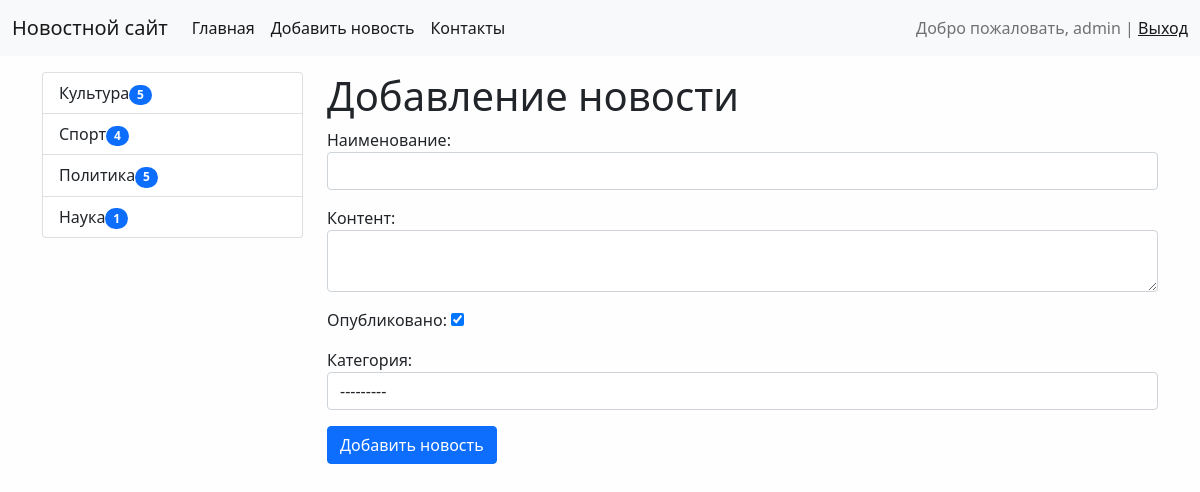
The app's page /news/add-news/ (signed in) with its own data.
### news/models.py (models this page shows)
class Category(models.Model):
    title = models.CharField(max_length=150, db_index=True, verbose_name='Категории')
    def get_absolute_url(self):
        return reverse('category', kwargs={'category_id': self.pk}) #param1 url name param1 param for url
    def __str__(self):
        return self.title
    class Meta:
        verbose_name = 'Категория' # name
        verbose_name_plural = 'Категории' # names
        ordering = ['title']

### news/views.py (the view)
# urls.py: path('news/add-news/', CreateNews.as_view(), name='add_news'),
class CreateNews(LoginRequiredMixin, CreateView):
    raise_exception = True
    form_class = NewsForm
    template_name = 'news/add_news.html'
    success_url = reverse_lazy('home') # will be redirect

### news/forms.py (shortened to what this page needs)
class NewsForm(forms.ModelForm):
    class Meta:
        model = News
        fields = ['title', 'content', 'is_published', 'category']
        widgets = {
            'title': forms.TextInput(attrs={'class': 'form-control'}),
            'content': forms.Textarea(attrs={'class': 'form-control', 'rows': 'form-control'}),
            'category': forms.Select(attrs={'class': 'form-control'})
        }

### news/templatetags/news_tags.py (called while the page is built)
@register.inclusion_tag('news/list_categories.html')
def show_categories(arg1='Hello', arg2='world'):
    categories = Category.objects.annotate(cnt=Count('news', filter=F('news__is_published'))).filter(cnt__gt=0)
    return {'categories': categories, 'arg1': arg1, 'arg2': arg2}

### news/templates/news/add_news.html (shortened to what this page needs)
{% extends 'base.html' %}
{% block sidebar %}
{% include 'inc/_sidebar.html' %}
{% endblock %}
{% block content %}
<h1>Добавление новости</h1>
<form action="{% url 'add_news' %}" method="POST">
    {{ form.as_p }}
    <button type="submit" class="btn btn-primary btn-block">Добавить новость</button>
</form>
{% endblock %}

### templates/inc/_nav.html (shortened to what this page needs)
<nav class="navbar navbar-expand-lg navbar-light bg-light">
    <div class="container-fluid">
        <a class="navbar-brand" href="{% url 'home' %}">Новостной сайт</a>
        <div class="collapse navbar-collapse" id="navbarSupportedContent">
            <ul class="navbar-nav me-auto mb-2 mb-lg-0">
                <li class="nav-item"><a class="nav-link active" href="{% url 'home' %}">Главная</a></li>
                {% if request.user.is_authenticated %}
                <li class="nav-item"><a class="nav-link active" href="{% url 'add_news' %}">Добавить новость</a></li>
                <li class="nav-item"><a class="nav-link active" href="{% url 'contact' %}">Контакты</a></li>
                {% endif %}
            </ul>
        </div>
        <span class="navbar-text">
            {% if request.user.is_authenticated %}
                Добро пожаловать, {{ user.username }} | <a href="{% url 'logout'%}">Выход</a>
            {% else %}
                <a href="{% url 'register' %}">Register</a>|<a href="{% url 'login' %}">Login</a>
            {% endif %}
        </span>
    </div>
</nav>

### news/templates/news/list_categories.html
<div class="list-group">
    {% for item in categories %}
        <a href="{{ item.get_absolute_url }}" class="list-group-item list-group-item-action" aria-current="true">{{ item.title }}<span class="badge bg-primary rounded-pill">{{ item.cnt }}</span></a>
    {% endfor %}
</div>

### mysite/static/css/style.css (style rules this page uses)
body { background: #fefefe; }

### records on screen
Category: title "Культура", cnt "5"
Category: title "Спорт", cnt "4"
Category: title "Политика", cnt "5"
Category: title "Наука", cnt "1"

### other values on screen
{{ user.username }} "admin"
